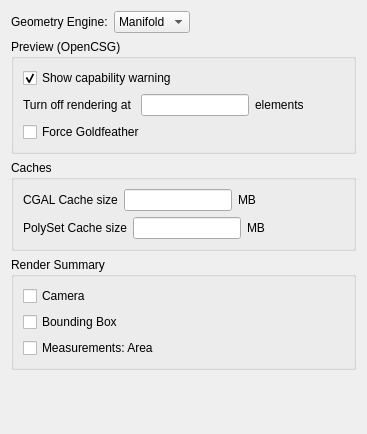
      <widget class="QWidget" name="pagePreviewAndRender">
       <layout class="QVBoxLayout" name="verticalLayout_18">
        <item>
         <layout class="QHBoxLayout" name="horizontalLayout_consoleFont_2" stretch="0,0,0">
          <property name="spacing">
           <number>6</number>
          </property>
          <item>
           <widget class="QLabel" name="label_geometryEngine">
            <property name="text">
             <string>Geometry Engine:</string>
            </property>
            <property name="scaledContents">
             <bool>true</bool>
            </property>
            <property name="alignment">
             <set>Qt::AlignLeading|Qt::AlignLeft|Qt::AlignVCenter</set>
            </property>
           </widget>
          </item>
          <item>
           <widget class="QComboBox" name="comboBox_geometryEngine">
            <item>
             <property name="text">
              <string>Manifold</string>
             </property>
            </item>
            <item>
             <property name="text">
              <string>CGAL</string>
             </property>
            </item>
           </widget>
          </item>
          <item>
           <spacer name="horizontalSpacer_42">
            <property name="orientation">
             <enum>Qt::Horizontal</enum>
            </property>
            <property name="sizeHint" stdset="0">
             <size>
              <width>40</width>
              <height>20</height>
             </size>
            </property>
           </spacer>
          </item>
         </layout>
        </item>
        <item>
         <widget class="QGroupBox" name="groupBox_CSG">
          <property name="title">
           <string>Preview (OpenCSG)</string>
          </property>
          <layout class="QVBoxLayout" name="verticalLayout_6">
           <item>
            <widget class="QCheckBox" name="openCSGWarningBox">
             <property name="text">
              <string>Show capability warning</string>
             </property>
             <property name="checked">
              <bool>true</bool>
             </property>
            </widget>
           </item>
           <item>
            <layout class="QHBoxLayout" name="horizontalLayout_4">
             <item>
              <widget class="QLabel" name="label_7">
               <property name="text">
                <string>Turn off rendering at </string>
               </property>
              </widget>
             </item>
             <item>
              <widget class="QLineEdit" name="opencsgLimitEdit">
               <property name="sizePolicy">
                <sizepolicy hsizetype="Fixed" vsizetype="Fixed">
                 <horstretch>0</horstretch>
                 <verstretch>0</verstretch>
                </sizepolicy>
               </property>
              </widget>
             </item>
             <item>
              <widget class="QLabel" name="label_8">
               <property name="text">
                <string>elements</string>
               </property>
              </widget>
             </item>
             <item>
              <spacer name="horizontalSpacer_39">
               <property name="orientation">
                <enum>Qt::Horizontal</enum>
               </property>
               <property name="sizeHint" stdset="0">
                <size>
                 <width>40</width>
                 <height>20</height>
                </size>
               </property>
              </spacer>
             </item>
            </layout>
           </item>
           <item>
            <widget class="QCheckBox" name="forceGoldfeatherBox">
             <property name="text">
              <string>Force Goldfeather</string>
             </property>
            </widget>
           </item>
          </layout>
         </widget>
        </item>
        <item>
         <widget class="QGroupBox" name="groupBox_CGAL">
          <property name="title">
           <string>Caches</string>
          </property>
          <layout class="QVBoxLayout" name="verticalLayout_14">
           <item>
            <layout class="QHBoxLayout" name="horizontalLayout_cgalCacheSizeMB">
             <item>
              <widget class="QLabel" name="label_4">
               <property name="text">
                <string>CGAL Cache size</string>
               </property>
              </widget>
             </item>
             <item>
              <widget class="QLineEdit" name="cgalCacheSizeMBEdit">
               <property name="sizePolicy">
                <sizepolicy hsizetype="Fixed" vsizetype="Fixed">
                 <horstretch>0</horstretch>
                 <verstretch>0</verstretch>
                </sizepolicy>
               </property>
              </widget>
             </item>
             <item>
              <widget class="QLabel" name="label_2">
               <property name="text">
                <string>MB</string>
               </property>
              </widget>
             </item>
             <item>
              <spacer name="horizontalSpacer_37">
               <property name="orientation">
                <enum>Qt::Horizontal</enum>
               </property>
               <property name="sizeHint" stdset="0">
                <size>
                 <width>40</width>
                 <height>20</height>
                </size>
               </property>
              </spacer>
             </item>
            </layout>
           </item>
           <item>
            <layout class="QHBoxLayout" name="horizontalLayout_polysetCacheSizeMB">
             <property name="bottomMargin">
              <number>0</number>
             </property>
             <item>
              <widget class="QLabel" name="label_5">
               <property name="text">
                <string>PolySet Cache size</string>
               </property>
              </widget>
             </item>
             <item>
              <widget class="QLineEdit" name="polysetCacheSizeMBEdit">
               <property name="sizePolicy">
                <sizepolicy hsizetype="Fixed" vsizetype="Fixed">
                 <horstretch>0</horstretch>
                 <verstretch>0</verstretch>
                </sizepolicy>
               </property>
              </widget>
             </item>
             <item>
              <widget class="QLabel" name="label_6">
               <property name="text">
                <string>MB</string>
               </property>
              </widget>
             </item>
             <item>
              <spacer name="horizontalSpacer_38">
               <property name="orientation">
                <enum>Qt::Horizontal</enum>
               </property>
               <property name="sizeHint" stdset="0">
                <size>
                 <width>40</width>
                 <height>20</height>
                </size>
               </property>
              </spacer>
             </item>
            </layout>
           </item>
          </layout>
         </widget>
        </item>
        <item>
         <widget class="QGroupBox" name="groupBox_Summary">
          <property name="title">
           <string>Render Summary</string>
          </property>
          <layout class="QVBoxLayout" name="verticalLayout_Summary">
           <item>
            <widget class="QCheckBox" name="checkBoxSummaryCamera">
             <property name="text">
              <string>Camera</string>
             </property>
            </widget>
           </item>
           <item>
            <widget class="QCheckBox" name="checkBoxSummaryBoundingBox">
             <property name="text">
              <string>Bounding Box</string>
             </property>
            </widget>
           </item>
           <item>
            <widget class="QCheckBox" name="checkBoxSummaryArea">
             <property name="text">
              <string>Measurements: Area</string>
             </property>
            </widget>
           </item>
          </layout>
         </widget>
        </item>
        <item>
         <spacer name="verticalSpacer">
          <property name="orientation">
           <enum>Qt::Vertical</enum>
          </property>
          <property name="sizeHint" stdset="0">
           <size>
            <width>20</width>
            <height>53</height>
           </size>
          </property>
         </spacer>
        </item>
       </layout>
      </widget>
